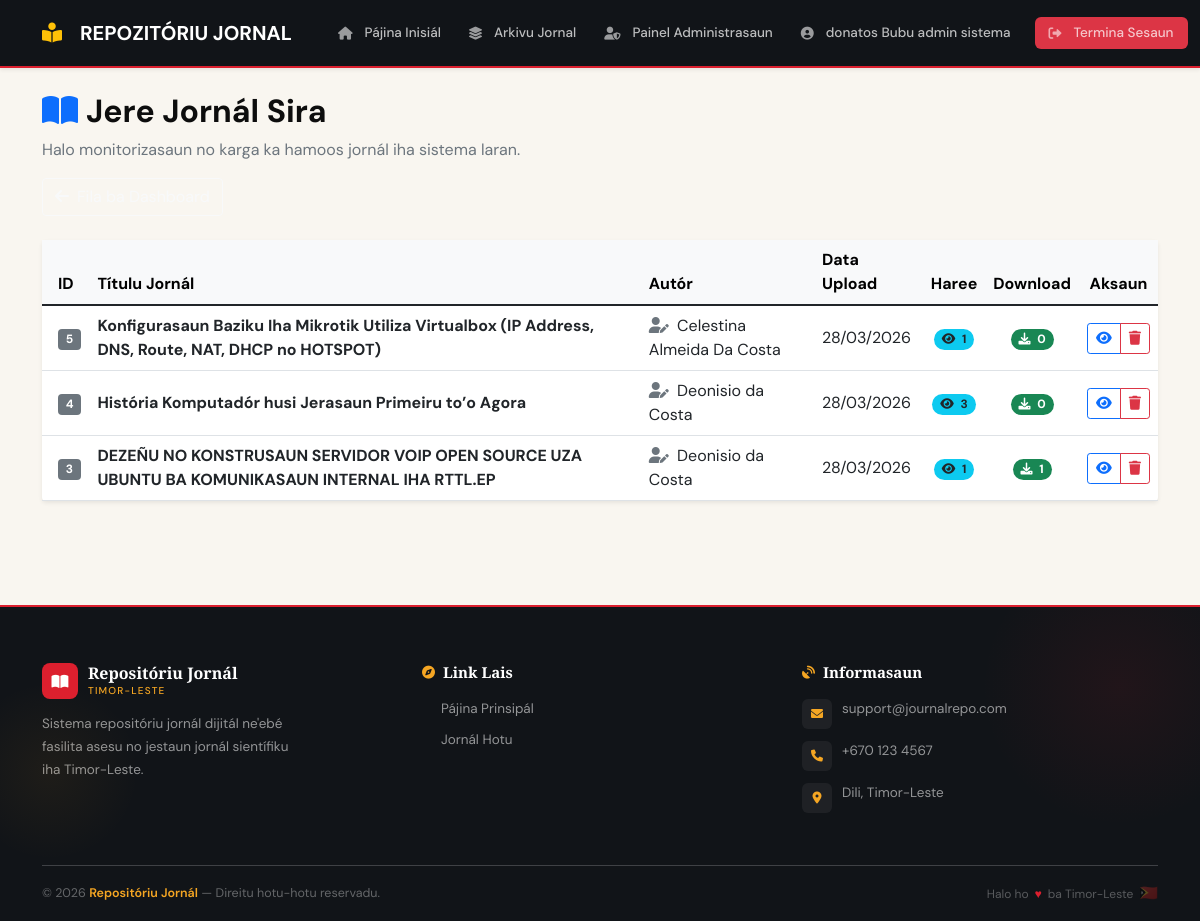
/admin/manage_journals.php (signed in), run on the app's committed database.
### tables this page shows
CREATE TABLE `journals` (
  `id` int(11) NOT NULL,
  `topiku` varchar(255) NOT NULL,
  `deskripsaun` text DEFAULT NULL,
  `file_path` varchar(255) NOT NULL,
  `uploaded_by` int(11) NOT NULL,
  `created_at` timestamp NOT NULL DEFAULT current_timestamp()
);

CREATE TABLE `users` (
  `id` int(11) NOT NULL,
  `username` varchar(50) NOT NULL,
  `password` varchar(255) NOT NULL,
  `naran_kompletu` varchar(100) NOT NULL,
  `role` enum('author','reader') NOT NULL DEFAULT 'reader',
  `created_at` timestamp NOT NULL DEFAULT current_timestamp()
);

### admin/manage_journals.php (the view, shortened to what this page needs)
<?php
require_once '../includes/functions.php';
$stmt = $pdo->query("
    SELECT j.*, u.naran_kompletu as author_name,
           (SELECT COUNT(*) FROM journal_stats WHERE journal_id = j.id AND type = 'view') as views,
           (SELECT COUNT(*) FROM journal_stats WHERE journal_id = j.id AND type = 'download') as downloads
    FROM journals j
    JOIN users u ON j.uploaded_by = u.id
    ORDER BY j.created_at DESC
");
$journals = $stmt->fetchAll();
require_once '../includes/navbar.php';
?>
<main class="container py-4">
    <div class="row mb-4">
        <div class="col">
            <h2 class="fw-bold"><i class="fas fa-book-open me-2 text-primary"></i>Jere Jornál Sira</h2>
            <p class="text-muted">Halo monitorizasaun no karga ka hamoos jornál iha sistema laran.</p>
             <a href="dashboard.php" class="btn btn-outline-light">
                    <i class="fas fa-arrow-left me-2"></i>Fila ba Dashboard
                </a>
        </div>
    </div>
    <div class="card border-0 shadow-sm">
        <div class="card-body p-0">
            <div class="table-responsive">
                <table class="table table-hover align-middle mb-0">
                    <thead class="table-light">
                        <tr>
                            <th class="ps-3">ID</th>
                            <th>Títulu Jornál</th>
                            <th>Autór</th>
                            <th>Data Upload</th>
                            <th class="text-center">Haree</th>
                            <th class="text-center">Download</th>
                            <th class="text-center">Aksaun</th>
                        </tr>
                    </thead>
                    <tbody>
                        <?php if (empty($journals)): ?>
                            <tr>
                                <td colspan="7" class="text-center py-4 text-muted">Laiha jornál ne'ebé rejista.</td>
                            </tr>
                        <?php else: ?>
                            <?php foreach ($journals as $journal): ?>
                            <tr>
                                <td class="ps-3"><span class="badge bg-secondary"><?= $journal['id'] ?></span></td>
                                <td class="fw-bold text-dark"><?= htmlspecialchars($journal['topiku']) ?></td>
                                <td><i class="fas fa-user-edit me-1 text-muted"></i> <?= htmlspecialchars($journal['author_name']) ?></td>
                                <td><?= date('d/m/Y', strtotime($journal['created_at'])) ?></td>
                                <td class="text-center">
                                    <span class="badge rounded-pill bg-info text-dark">
                                        <i class="fas fa-eye me-1"></i> <?= $journal['views'] ?? 0 ?>
                                    </span>
                                </td>
                                <td class="text-center">
                                    <span class="badge rounded-pill bg-success">
                                        <i class="fas fa-download me-1"></i> <?= $journal['downloads'] ?? 0 ?>
                                    </span>
                                </td>
                                <td class="text-center">
                                    <div class="btn-group">
                                        <a href="../view_journal.php?id=<?= $journal['id'] ?>"
                                           class="btn btn-sm btn-outline-primary" title="Haree Detallu" target="_blank">
                                            <i class="fas fa-eye"></i>
                                        </a>
                                        <a href="?delete=<?= $journal['id'] ?>"
                                           class="btn btn-sm btn-outline-danger" title="Hamoos"
                                           onclick="return confirm('Ita hakarak hamoos duni jornál ne\'e?')">
                                            <i class="fas fa-trash"></i>
                                        </a>
                                    </div>
                                </td>
                            </tr>
                            <?php endforeach; ?>
                        <?php endif; ?>
                    </tbody>
                </table>
            </div>
        </div>
    </div>
</main>
<?php require_once '../includes/footer.php'; ?>

### data on the page
journals: id "5", topiku "Konfigurasaun Baziku Iha Mikrotik Utiliza Virtualbox (IP Address, DNS, Route, NAT, DHCP no HOTSPOT)", uploaded_by.naran_kompletu "Celestina Almeida Da Costa", created_at "28/03/2026", views "1", downloads "0"
journals: id "4", topiku "História Komputadór husi Jerasaun Primeiru to’o Agora", uploaded_by.naran_kompletu "Deonisio da Costa", created_at "28/03/2026", views "3", downloads "0"
journals: id "3", topiku "DEZEÑU NO KONSTRUSAUN SERVIDOR VOIP OPEN SOURCE UZA UBUNTU BA KOMUNIKASAUN INTERNAL IHA RTTL.EP", uploaded_by.naran_kompletu "Deonisio da Costa", created_at "28/03/2026", views "1", downloads "1"

### other printed values
$_SESSION['user_naran'] "donatos Bubu admin sistema"
